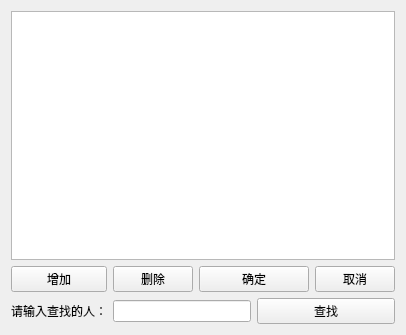
<?xml version="1.0" encoding="UTF-8"?>
<ui version="4.0">
 <class>Widget</class>
 <widget class="QWidget" name="Widget">
  <property name="geometry">
   <rect>
    <x>0</x>
    <y>0</y>
    <width>406</width>
    <height>335</height>
   </rect>
  </property>
  <property name="windowTitle">
   <string>Widget</string>
  </property>
  <layout class="QGridLayout" name="gridLayout">
   <item row="1" column="0">
    <widget class="QPushButton" name="ButtonAdd">
     <property name="text">
      <string>增加</string>
     </property>
    </widget>
   </item>
   <item row="1" column="1">
    <widget class="QPushButton" name="ButtonDelete">
     <property name="text">
      <string>删除</string>
     </property>
    </widget>
   </item>
   <item row="1" column="2" colspan="2">
    <widget class="QPushButton" name="ButtonSure">
     <property name="text">
      <string>确定</string>
     </property>
    </widget>
   </item>
   <item row="1" column="4">
    <widget class="QPushButton" name="ButtonFind">
     <property name="text">
      <string>取消</string>
     </property>
    </widget>
   </item>
   <item row="2" column="0">
    <widget class="QLabel" name="label">
     <property name="text">
      <string>请输入查找的人：</string>
     </property>
    </widget>
   </item>
   <item row="2" column="1" colspan="2">
    <widget class="QLineEdit" name="lineEdit"/>
   </item>
   <item row="2" column="3" colspan="2">
    <widget class="QPushButton" name="pushButton_5">
     <property name="text">
      <string>查找</string>
     </property>
    </widget>
   </item>
   <item row="0" column="0" colspan="5">
    <widget class="QTableView" name="tableView"/>
   </item>
  </layout>
 </widget>
 <layoutdefault spacing="6" margin="11"/>
 <resources/>
 <connections/>
</ui>
